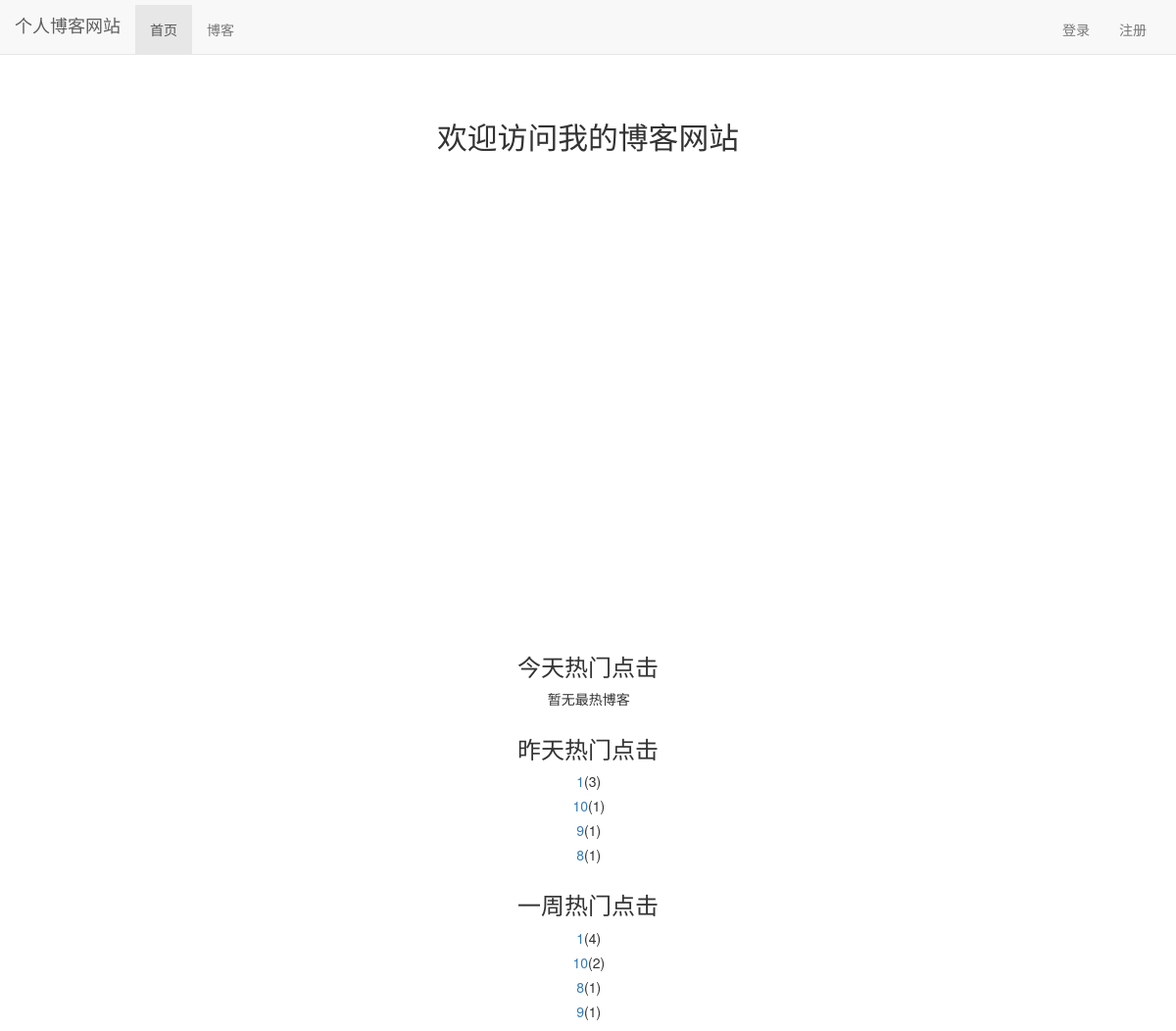
Before: / with the older database file.
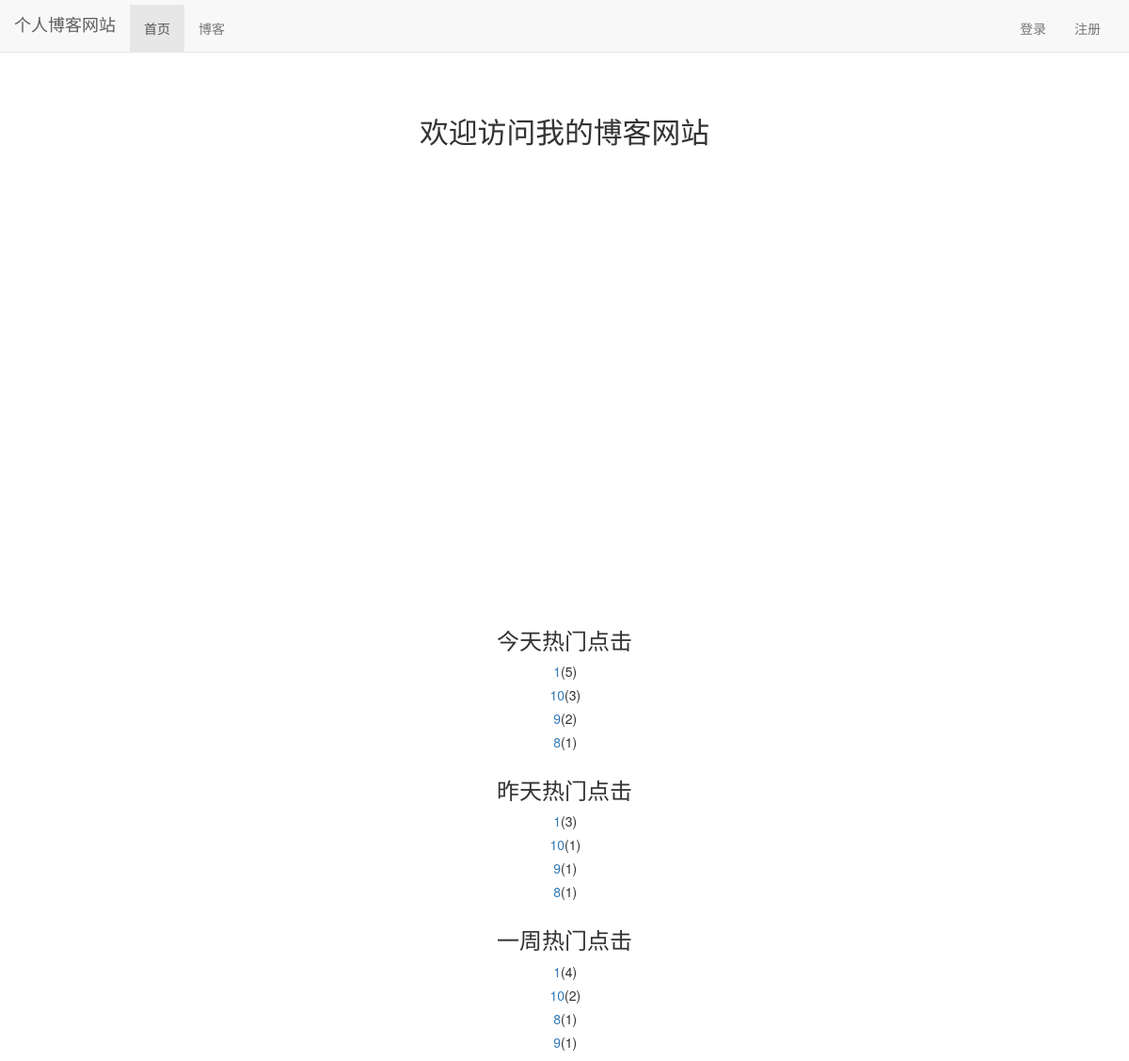
After: the same page with the newer database file.
### read_statistics/models.py (models this page shows)
class ReadNumberByDay(models.Model):
    date = models.DateField(default=timezone.now)
    read_number = models.IntegerField(default=0)
    content_type = models.ForeignKey(ContentType,on_delete=models.DO_NOTHING)
    object_id = models.PositiveIntegerField()
    content_object = GenericForeignKey('content_type','object_id')

### blog/models.py (models this page shows, shortened)
class Blog(models.Model,ReadNumExpand):
    title = models.CharField(max_length=50)
    content = RichTextUploadingField()
    blog_type = models.ForeignKey(BlogType,on_delete=models.DO_NOTHING)
    author = models.ForeignKey(User,on_delete=models.DO_NOTHING)
    read_details = GenericRelation(ReadNumberByDay)
    create_time = models.DateTimeField(auto_now_add=True)
    last_update_time = models.DateTimeField(auto_now=True)
    class Meta:
        ordering=['-create_time']

### blog/views.py (the view)
# urls.py: path('',index,name='index'),
def index(request):
    blog_content_type = ContentType.objects.get_for_model(Blog)
    dates,read_nums = get_7days_read_num(blog_content_type)
    today_hottest_blog = get_hottest_blog_By_day(blog_content_type)
    yesterday_hottest_blog = get_yesterday_hottes_blog(blog_content_type)
    weekly_hottest_blog = cache.get('weekly_hottest_blog')
    if weekly_hottest_blog is None:
        weekly_hottest_blog = weekly_hottest_blogs()
        cache.set('weekly_hottest_blog',weekly_hottest_blog,3600)
    context = {}
    context['read_num'] = read_nums
    context['dates'] = dates
    context['today_hottest_blog'] = today_hottest_blog
    context['yesterday_hottest_blog'] = yesterday_hottest_blog
    context['weekly_hottest_blog'] = weekly_hottest_blog
    return render(request,'index.html', context)

### blog/views.py (called while the page is built)
def weekly_hottest_blogs():
    today = timezone.now().date()
    date = today - datetime.timedelta(days=7)
    blogs = Blog.objects.filter(read_details__date__lt=today,read_details__date__gte=date).values('id','title').annotate(sum=Sum('read_details__read_number')).order_by('-sum')
    return blogs[:7]

### myblog/context_processors.py (called while the page is built)
def login_modal_form(request):
    return {'login_modal_form':LoginForm()}

### read_statistics/utils.py (called while the page is built)
def get_7days_read_num(content_type):
    today = timezone.now().date()
    dates=[]
    read_num=[]
    for i in range(7,0,-1):
        date = today - datetime.timedelta(days=i)
        dates.append(date.strftime('%m%d'))
        read_details = ReadNumberByDay.objects.filter(content_type=content_type,date=date)
        result = read_details.aggregate(sum=Sum('read_number'))
        read_num.append(result['sum'] or 0)
    return dates,read_num

def get_hottest_blog_By_day(content_type):
    today = timezone.now().date()
    read_detail = ReadNumberByDay.objects.filter(content_type=content_type,date=today).order_by('-read_number')
    return read_detail[:7]

def get_yesterday_hottes_blog(content_type):
    today = timezone.now().date()
    yesterday = today - datetime.timedelta(days=1)
    read_detail = ReadNumberByDay.objects.filter(content_type=content_type, date=yesterday).order_by('-read_number')
    return read_detail[:7]

### templates/index.html (shortened to what this page needs)
{% extends 'base.html' %}
{% load staticfiles %}
{% block header_css %}
    <link rel="stylesheet" href="{% static 'index.css' %}">
{% endblock %}
{% block nav_home_active %}
    active
{% endblock %}
{% block content %}
    <h3 class="index-content">欢迎访问我的博客网站</h3>
    <div id="container" style="width: 600px;height:400px;"></div>
    <div class="hot-blog">
        <h3>今天热门点击</h3>
        <ul>
            {% for hottest in today_hottest_blog %}
                <li><a href="{% url 'blog_detail' hottest.content_object.pk%}">{{ hottest.content_object.title }}</a>({{ hottest.read_number }})</li>
            {% empty %}
                <li>暂无最热博客</li>
            {% endfor %}
        </ul>
    </div>
    <div class="hot-blog">
        <h3>昨天热门点击</h3>
        <ul>
            {% for hottest in yesterday_hottest_blog %}
                <li><a href="{% url 'blog_detail' hottest.content_object.pk%}">{{ hottest.content_object.title }}</a>({{ hottest.read_number }})</li>
            {% empty %}
                <li>昨天暂无最热博客</li>
            {% endfor %}
        </ul>
    </div>
    <div class="hot-blog">
        <h3>一周热门点击</h3>
        <ul>
            {% for hottest in weekly_hottest_blog %}
                <li><a href="{% url 'blog_detail' hottest.id %}">{{ hottest.title }}</a>({{ hottest.sum }})</li>
            {% empty %}
                <li>一周内暂无最热博客</li>
            {% endfor %}
        </ul>
    </div>
{% endblock %}

### templates/base.html (shortened to what this page needs)
{% load staticfiles %}
<!DOCTYPE html>
<html lang="zh-CN">
<head>
    <link rel="stylesheet" href="{% static 'base.css' %}">
    <link rel="stylesheet" href="{% static 'bootstrap-3.3.7/css/bootstrap.min.css' %}">
    {% block header_css %}{% endblock %}
</head>
<body>
    <div class="navbar navbar-default navbar-fixed-top" role="navigation">
        <div class="container-fluid">
            <div class="navbar-header">
                <a class="navbar-brand" href="{% url 'index' %}">个人博客网站</a>
            </div>
            <div id="bs-example-navbar-collapse-1" class="collapse navbar-collapse">
                <ul class="nav navbar-nav">
                    <li class="{% block nav_home_active %}{% endblock %}">
                        <a href="{% url 'index' %}">首页</a>
                    </li>
                    <li class="{% block nav_blog_active %}{% endblock %}">
                        <a href="{% url 'blog_list' %}">博客</a>
                    </li>
                </ul>
                <ul class="nav navbar-nav navbar-right">
                    {% if not user.is_authenticated %}
                        <li>
                            <a href="{% url 'login' %}?from={{ request.get_full_path }}">登录</a>
                        </li>
                        <li>
                            <a href="{% url 'register' %}?from={{ request.get_full_path }}">注册</a>
                        </li>
                    {% endif %}
                </ul>
            </div>
        </div>
    </div>
    {% block content %} {% endblock %}
</body>
</html>

### blog/static/base.css (style rules this page uses)
body { margin-top: 70px!important; }
ul { list-style-type: none; padding-left: 1.5px; }
li { margin-top: 5px; }
ul.navbar-right { margin-right: 0; }

### blog/static/index.css (style rules this page uses)
h3.index-content { font-size: 220%; text-align: center; margin-top: 4em; margin-bottom: 2em; }
div#container { margin: 0 auto; height: 30em; min-height: 30em; max-height: 30em; }
div.hot-blog { text-align: center; margin-top: 2em; }

Changed rows visible on the page:
added ReadNumberByDay: content_object "1", read_number "5", shown under "今天热门点击"
added ReadNumberByDay: content_object "10", read_number "3", shown under "今天热门点击"
added ReadNumberByDay: content_object "9", read_number "2", shown under "今天热门点击"
added ReadNumberByDay: content_object "8", read_number "1", shown under "今天热门点击"
Other visible differences:
text no longer shown: "暂无最热博客"
